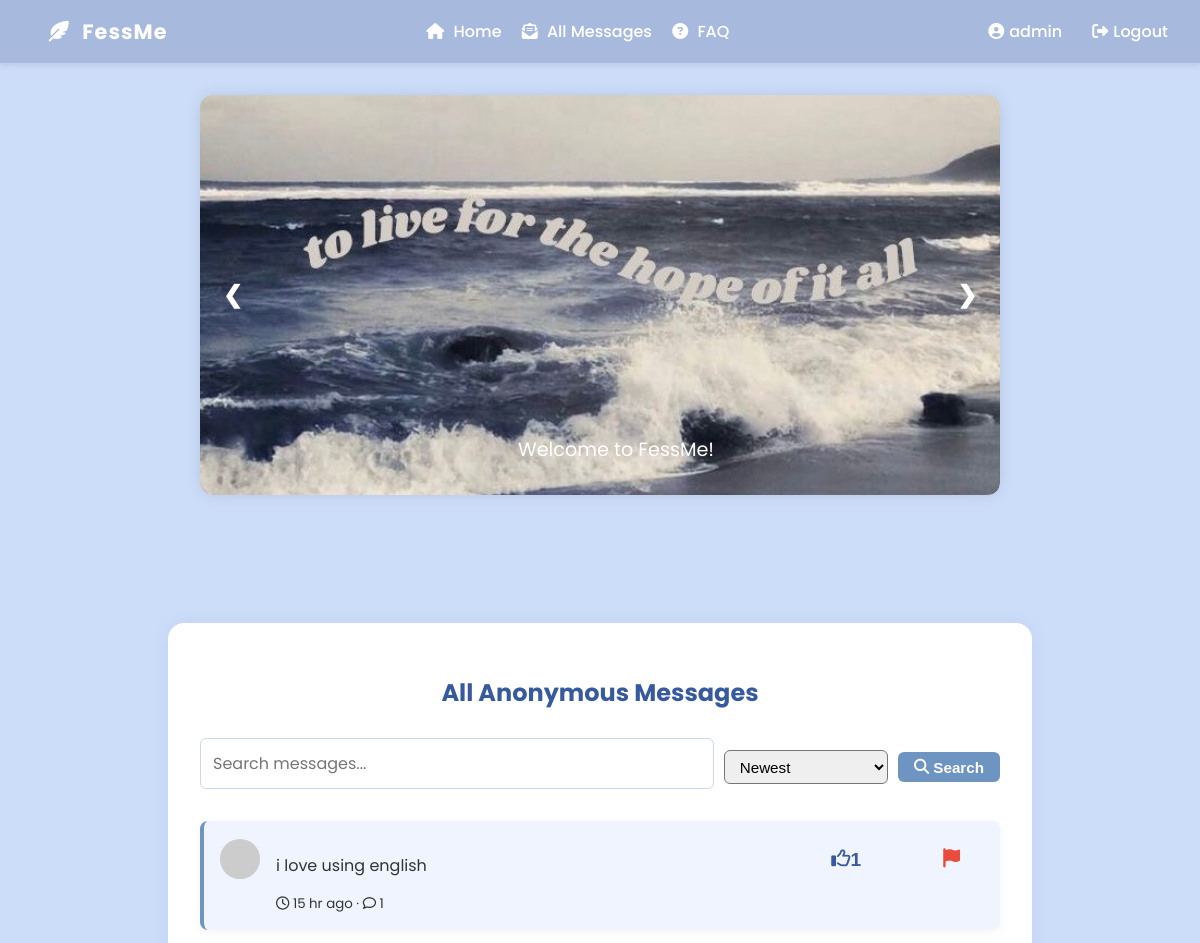
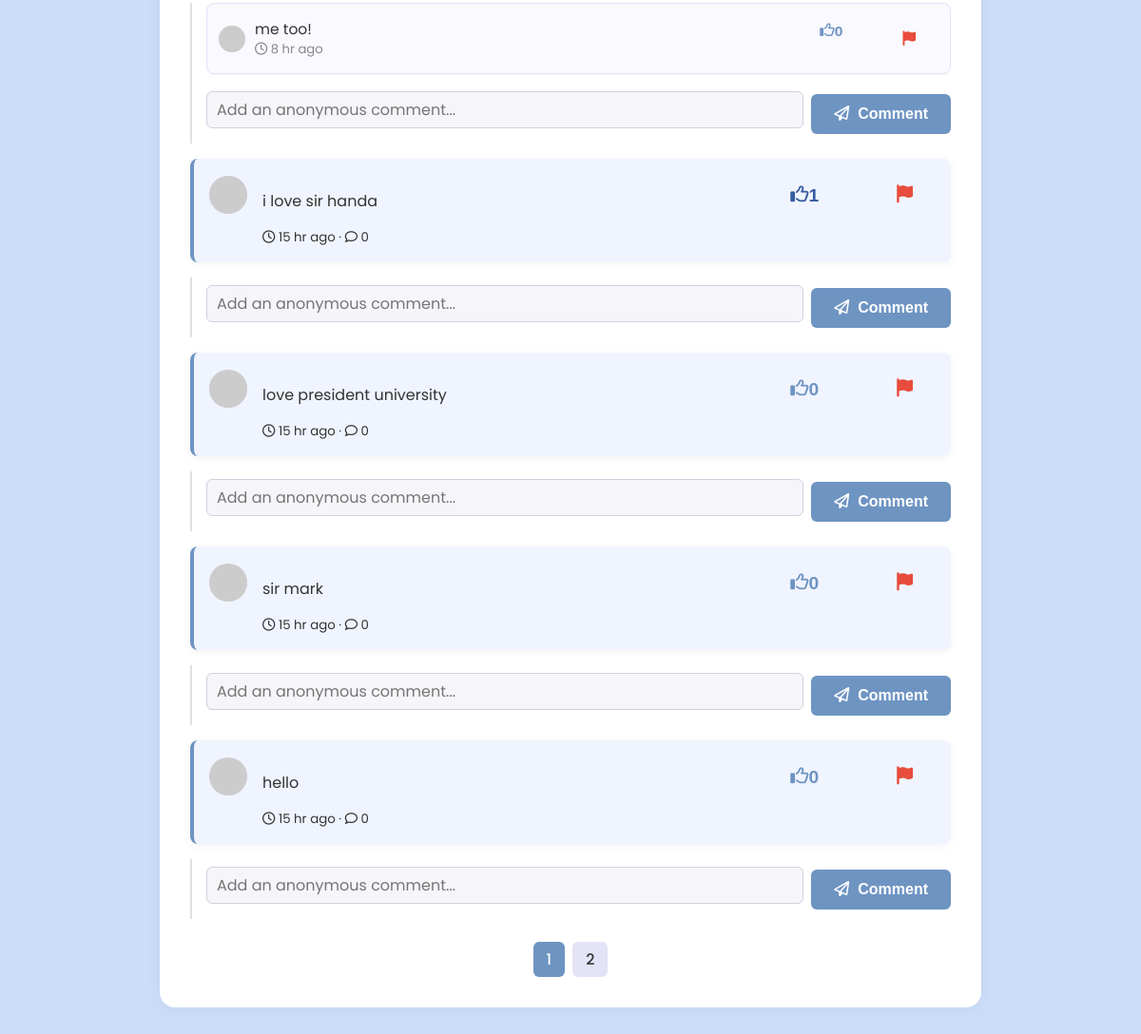
The app's page /messages.php (signed in) with its own data (2 pictures, top to bottom).
### tables this page shows
CREATE TABLE `messages` (
  `id` int(11) NOT NULL,
  `user_id` int(11) DEFAULT NULL,
  `content` text NOT NULL,
  `created_at` timestamp NOT NULL DEFAULT current_timestamp()
);

CREATE TABLE `comments` (
  `id` int(11) NOT NULL,
  `message_id` int(11) NOT NULL,
  `user_id` int(11) NOT NULL,
  `content` text NOT NULL,
  `created_at` datetime DEFAULT current_timestamp()
);

### messages.php (the view, shortened to what this page needs)
<?php
include 'db.php';
include 'navbar.php';
function timeAgo($datetime) {
    $timestamp = strtotime($datetime);
    $diff = time() - $timestamp;
    if ($diff < 86400) return floor($diff/3600) . ' hr ago';
    return floor($diff/31536000) . ' yr ago';
}
$limit = 5;
$page = isset($_GET['page']) ? max(1, intval($_GET['page'])) : 1;
$offset = ($page - 1) * $limit;
$search = isset($_GET['search']) ? trim($_GET['search']) : '';
$search_sql = $search ? "WHERE content LIKE '%" . $conn->real_escape_string($search) . "%'" : "";
 $sort = isset($_GET['sort']) ? $_GET['sort'] : 'desc';
 $order_sql = '';
 if ($sort === 'asc') {
     $order_sql = 'ORDER BY m.created_at ASC';
 } elseif ($sort === 'desc') {
     $order_sql = 'ORDER BY m.created_at DESC';
 } elseif ($sort === 'most_comments') {
     $order_sql = 'ORDER BY comment_count DESC, m.created_at DESC';
 } elseif ($sort === 'most_likes') {
     $order_sql = 'ORDER BY like_count DESC, m.created_at DESC';
 } else {
     $order_sql = 'ORDER BY m.created_at DESC';
 }
$count_result = $conn->query("SELECT COUNT(*) as total FROM messages $search_sql");
$total_messages = $count_result->fetch_assoc()['total'];
$total_pages = ceil($total_messages / $limit);
?>
<head>
    <link rel="stylesheet" href="css/style.css">
</head>
<body>
<div class="carousel-container">
  <div class="carousel-slide" id="carouselSlide">
    <div class="carousel-item">
      <img src="images/body1.JPG" alt="Slide 1">
      <div class="carousel-caption">Welcome to FessMe!</div>
    </div>
  </div>
  <button class="carousel-btn prev-btn" onclick="prevSlide()">❮</button>
  <button class="carousel-btn next-btn" onclick="nextSlide()">❯</button>
</div>
<div class="container">
  <h2>All Anonymous Messages</h2>
  <form method="GET" class="search-form" style="display:flex; gap:10px; margin-bottom:1rem;">
    <input type="text" name="search" value="<?= htmlspecialchars($search) ?>" placeholder="Search messages..." style="flex:1;">
     <select name="sort">
       <option value="desc" <?= $sort==='desc'?'selected':'' ?>>Newest</option>
     </select>
    <button type="submit"><i class="fas fa-search"></i> &nbsp;Search</button>
  </form>
  <div id="messages-list">
    <?php
     $query = "SELECT m.id, m.content, m.created_at,
         (SELECT COUNT(*) FROM comments c WHERE c.message_id = m.id) AS comment_count,
         (SELECT COUNT(*) FROM likes l WHERE l.message_id = m.id) AS like_count
         FROM messages m $search_sql $order_sql LIMIT $limit OFFSET $offset";
     $result = $conn->query($query);
    while ($row = $result->fetch_assoc()) {
      $msg_id = $row["id"];
      $ccount = $conn->query("SELECT COUNT(*) as cnt FROM comments WHERE message_id = $msg_id")->fetch_assoc()['cnt'];
      $like_count = $conn->query("SELECT COUNT(*) as cnt FROM likes WHERE message_id = $msg_id")->fetch_assoc()['cnt'];
      $liked = false;
      if (isset($_SESSION['user_id'])) {
        $check_like = $conn->prepare("SELECT id FROM likes WHERE user_id = ? AND message_id = ?");
        $user_id = $_SESSION['user_id'];
        $message_id = $msg_id;
        $check_like->bind_param("ii", $user_id, $message_id);
        $check_like->execute();
        $check_like->store_result();
        $liked = $check_like->num_rows > 0;
      }
      $avatar = 'https://api.dicebear.com/7.x/identicon/svg?seed=' . $msg_id;
      ?>
      <div class="message-card" style="display:flex; gap:16px; align-items:flex-start;">
        <img src="<?= $avatar ?>" alt="avatar" style="width:40px; height:40px; border-radius:50%; background:#e3e3f7; margin-top:2px;">
        <div style="flex:1;">
          <p><?= htmlspecialchars($row["content"]) ?></p>
          <small><i class="fa-regular fa-clock"></i> <?= timeAgo($row["created_at"]) ?> &middot; <i class="fa-regular fa-comment"></i> <?= $ccount ?></small>
        </div>
        <form method="POST" style="margin-right:8px; display:inline;">
          <button type="submit" class="like-btn" title="Like" style="background:none; border:none; color:<?= $liked ? '#375a9e' : '#6e94c2' ?>; font-size:1.2em;"><i class="fa-regular fa-thumbs-up"></i> <?= $like_count ?></button>
        </form>
        <button type="button" class="report-btn" data-id="<?= $msg_id ?>" style="margin-left:10px; background:none; border:none; color:#e74c3c; font-size:1.2em; cursor:pointer;" title="Report"><i class="fa-solid fa-flag"></i></button>
      </div>
      <div class="comments-section">
        <?php
        $cresult = $conn->prepare("SELECT id, content, created_at FROM comments WHERE message_id = ? ORDER BY created_at ASC");
        $cresult->bind_param("i", $msg_id);
        $cresult->execute();
        $cresult->store_result();
        $cresult->bind_result($comment_id, $c_content, $c_created);
        while ($cresult->fetch()) {
          $cavatar = 'https://api.dicebear.com/7.x/identicon/svg?seed=' . md5($c_content . $c_created);
          $clike_count = $conn->query("SELECT COUNT(*) as cnt FROM comment_likes WHERE comment_id = $comment_id")->fetch_assoc()['cnt'];
          $cliked = false;
          if (isset($_SESSION['user_id'])) {
            $check_clike = $conn->prepare("SELECT id FROM comment_likes WHERE user_id = ? AND comment_id = ?");
            $user_id = $_SESSION['user_id'];
            $check_clike->bind_param("ii", $user_id, $comment_id);
            $check_clike->execute();
            $check_clike->store_result();
            $cliked = $check_clike->num_rows > 0;
          }
          ?>
          <div class="comment-card" style="display:flex; gap:10px; align-items:center; animation:fadeIn 0.7s;">
            <img src="<?= $cavatar ?>" alt="avatar" style="width:28px; height:28px; border-radius:50%; background:#e3e3f7;">
            <div style="flex:1;">
              <?= htmlspecialchars($c_content) ?><br><small><i class="fa-regular fa-clock"></i> <?= timeAgo($c_created) ?></small>
            </div>
            <form method="POST" style="margin-left:5px; display:inline;">
              <button type="submit" class="like-btn" title="Like comment" style="background:none; border:none; color:<?= $cliked ? '#375a9e' : '#6e94c2' ?>; font-size:1em;"><i class="fa-regular fa-thumbs-up"></i> <?= $clike_count ?></button>
            </form>
            <button type="button" class="report-comment-btn" data-id="<?= $comment_id ?>" style="background:none; border:none; color:#e74c3c; font-size:1em; cursor:pointer; margin-left:5px;" title="Report"><i class="fa-solid fa-flag"></i></button>
          </div>
        <?php }
        ?>
        <form method="POST" class="comment-form" style="margin-top:10px;">
          <input type="text" name="comment_content" maxlength="200" placeholder="Add an anonymous comment... " required>
          <button type="submit"><i class="fa-regular fa-paper-plane"></i>&nbsp; Comment</button>
        </form>
      </div>
    <?php }
    ?>
  </div>
  <div style="display:flex; justify-content:center; gap:8px; margin-top:1.5rem;">
    <?php for ($i=1; $i<=$total_pages; $i++): ?>
      <a href="?page=<?= $i ?>&search=<?= urlencode($search) ?>&sort=<?= $sort ?>" style="padding:6px 14px; border-radius:6px; background:<?= $i==$page?'#6e94c2':'#e3e3f7' ?>; color:<?= $i==$page?'#fff':'#333' ?>; text-decoration:none; font-weight:500;"> <?= $i ?> </a>
    <?php endfor; ?>
  </div>
</div>
</body>

### css/style.css (style rules this page uses)
body { font-family: 'Poppins', sans-serif; background-color: #ccddfa; color: #333; margin: 0; padding: 0; }
.container { max-width: 800px; margin: 8rem auto; background: white; padding: 2rem; border-radius: 16px; box-shadow: 0 0 20px rgba(0,0,0,0.05); animation: fadeIn 1s ease; }
h2, h3 { text-align: center; color: #375a9e; }
input, textarea { display: block; width: 100%; margin: 0.5rem 0 1rem; padding: 0.75rem; border: 1px solid #ccd7f1; border-radius: 6px; font-size: 1rem; font-family: 'Poppins', sans-serif; }
button { background-color: #6e94c2; color: white; border: none; cursor: pointer; padding: 0.75rem 1.5rem; border-radius: 6px; font-weight: bold; font-size: 1rem; transition: background-color 0.3s ease; justify-content: center; display: flex; }
.carousel-container { max-width: 800px; margin: 2rem auto; position: relative; overflow: hidden; border-radius: 12px; box-shadow: 0 0 15px rgba(0,0,0,0.1); }
.carousel-slide { display: flex; transition: transform 0.5s ease-in-out; }
.carousel-item { min-width: 100%; position: relative; }
.carousel-item img { width: 100%; height: 400px; object-fit: cover; display: block; border-radius: 12px; }
.carousel-caption { position: absolute; bottom: 15px; left: 0; width: 100%; text-align: center; color: white; padding: 1rem; font-size: 1.2rem; border-bottom-left-radius: 12px; border-bottom-right-radius: 12px; }
.carousel-btn { position: absolute; background: none; top: 50%; transform: translateY(-50%); border: none; padding: 0.8rem; font-size: 1.5rem; cursor: pointer; z-index: 1; }
.prev-btn { left: 10px; }
.next-btn { right: 10px; }
.message-card { background-color: #f0f4ff; border-left: 4px solid #6e94c2; padding: 1rem; margin-bottom: 1rem; border-radius: 8px; box-shadow: 0 2px 8px rgba(0,0,0,0.05); transition: transform 0.3s ease; }
.search-form button { padding: 0.4rem 1rem; font-size: 0.95rem; border-radius: 6px; min-width: 80px; width: auto; align-self: center; }
.search-form select { padding: 0.4rem 0.7rem; font-size: 0.95rem; border-radius: 6px; min-width: 90px; width: auto; align-self: center; }
.comments-section { margin-top: 10px; padding-left: 15px; border-left: 2px solid #e0e0e0; }
.comment-card { background: #f9f9ff; border-radius: 8px; box-shadow: 0 1px 3px rgba(0,0,0,0.04); margin-bottom: 8px; padding: 8px 12px; font-size: 0.97em; color: #333; border: 1px solid #e3e3f7; }
.comment-card small { color: #888; font-size: 0.85em; }
.comment-form { display: flex; gap: 8px; margin-top: 5px; align-items: center; }
.comment-form input[type="text"] { flex: 1; padding: 6px 10px; border-radius: 6px; border: 1px solid #d0d0e0; background: #f6f6fa; }
.comment-form button { background-color: #6e94c2; color: white; border: none; cursor: pointer; border-radius: 6px; font-weight: bold; font-size: 1rem; transition: background-color 0.3s ease; width: auto; min-width: 80px; }
.message-card { animation: fadeInUp 0.7s; }

### records on screen
messages: content "i love using english", created_at "15 hr ago", ccount "1", like_count "1"
comments: content "me too!", created_at "8 hr ago", clike_count "0"
messages: content "i love sir handa", created_at "15 hr ago", ccount "0", like_count "1"
messages: content "love president university", created_at "15 hr ago", ccount "0", like_count "0"
messages: content "sir mark", created_at "15 hr ago", ccount "0", like_count "0"
messages: content "hello", created_at "15 hr ago", ccount "0", like_count "0"

### other values on screen
$_SESSION["username"] "admin"
